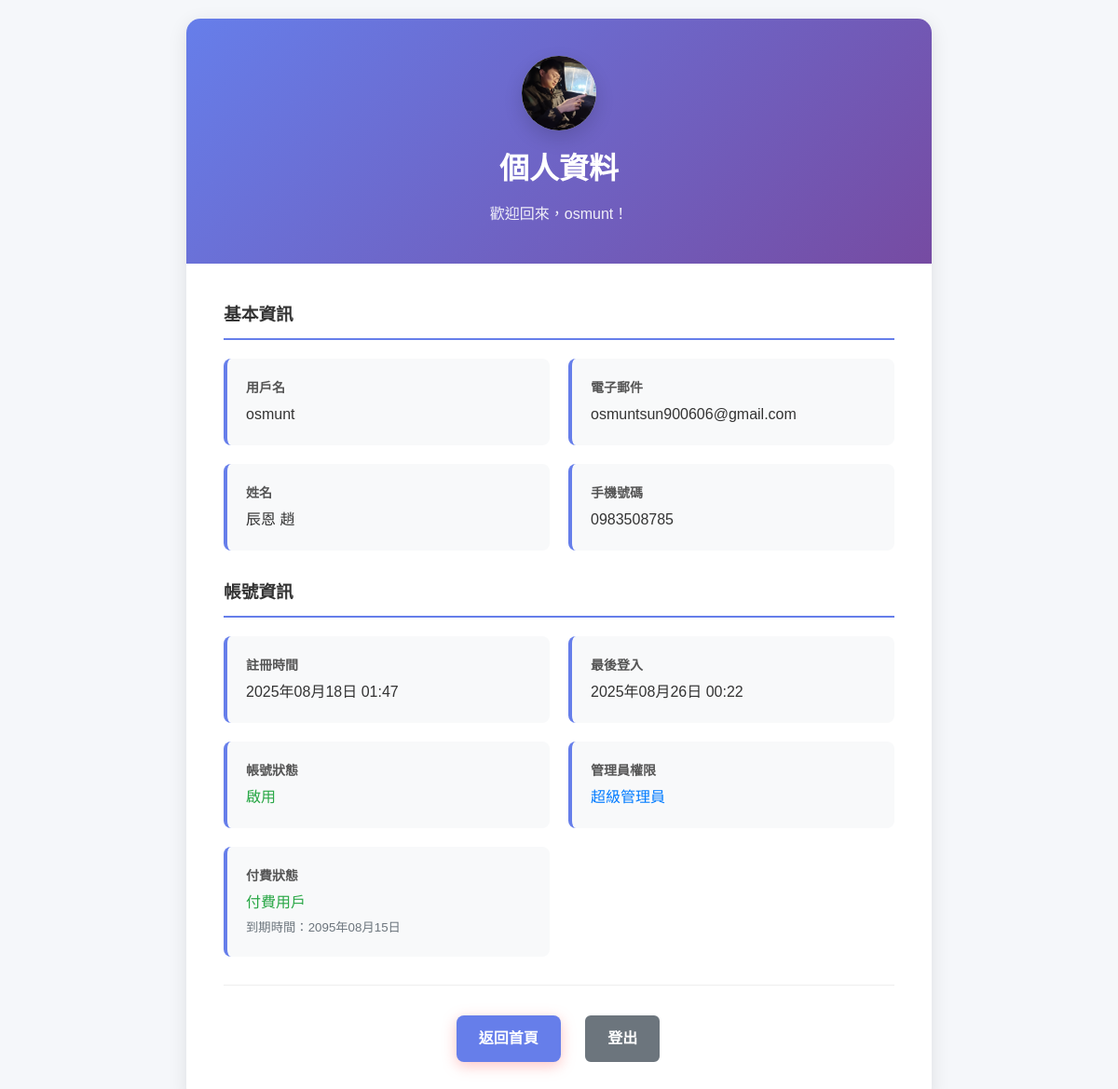
Page /accounts/profile/ (signed in) on the earlier database version.
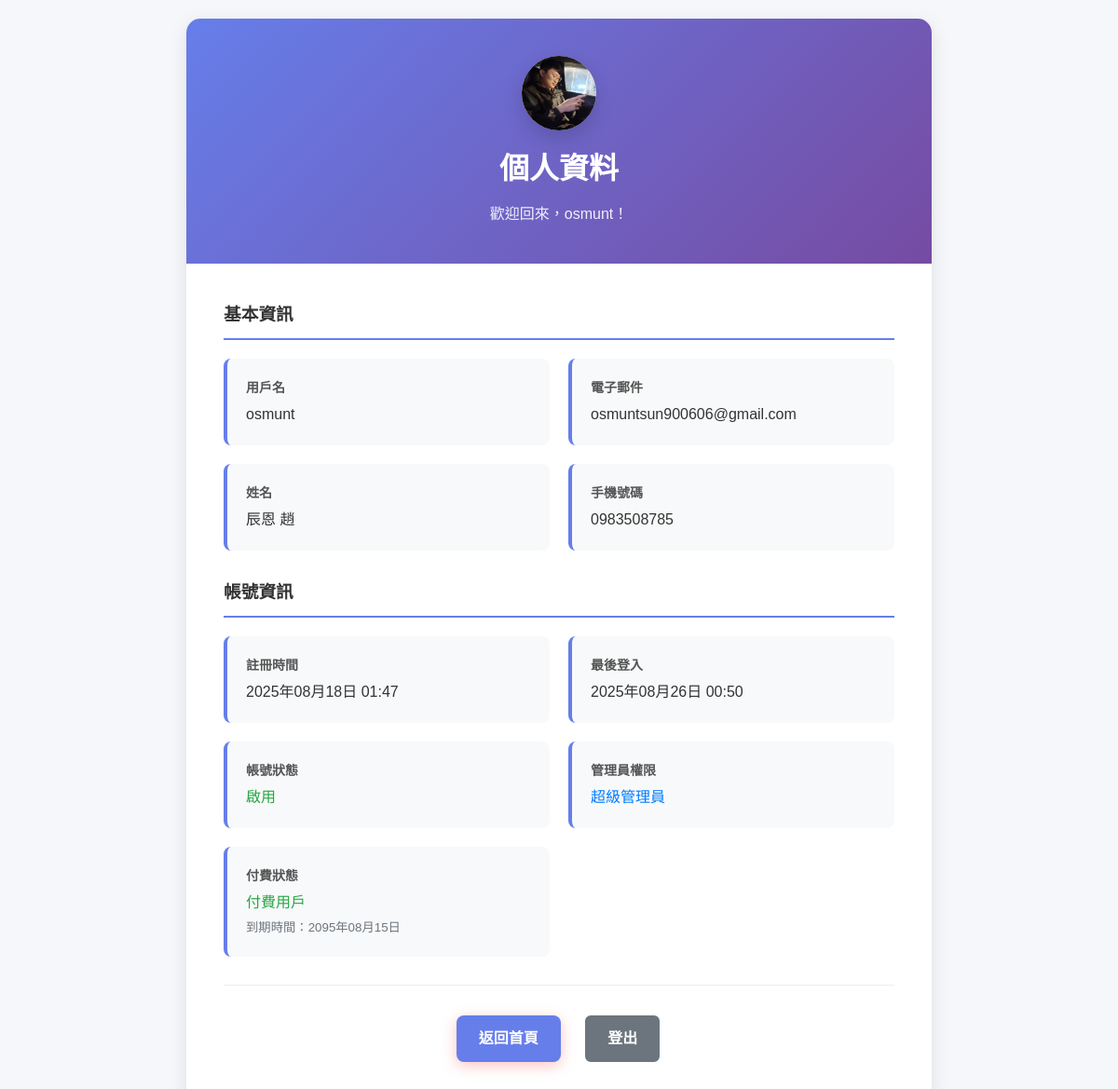
Same page on the later database version.
### Accounts/models.py (models this page shows, shortened)
class User(AbstractUser):
    email = models.EmailField(unique=True, verbose_name='電子郵件')
    phone = models.CharField(max_length=15, blank=True, null=True, verbose_name='手機號碼')
    avatar = models.ImageField(upload_to=avatar_upload_to, blank=True, null=True, verbose_name='頭像')
    bio = models.TextField(max_length=500, blank=True, null=True, verbose_name='個人簡介')
    is_premium = models.BooleanField(default=False, verbose_name='付費用戶')
    premium_expires_at = models.DateTimeField(blank=True, null=True, verbose_name='付費到期時間')
    date_joined = models.DateTimeField(default=timezone.now, verbose_name='註冊時間')
    last_login = models.DateTimeField(auto_now=True, verbose_name='最後登入')
    class Meta:
        verbose_name = '用戶'
        verbose_name_plural = '用戶'
    @property
    def is_premium_active(self):
        if not self.is_premium:
            return False
        if self.premium_expires_at and self.premium_expires_at < timezone.now():
            return False
        return True

### Accounts/views.py (the view)
# urls.py: path('profile/', views.profile, name='profile'),
@login_required
def profile(request):
    signer = TimestampSigner()
    avatar_url = None
    if request.user.avatar:
        token = signer.sign(f"{request.user.id}:{request.user.avatar.name}")
        avatar_url = reverse('Accounts:avatar', args=[request.user.id, token])
    return render(request, 'Accounts/profile.html', {
        'user': request.user,
        'avatar_url': avatar_url,
    })

### Accounts/templates/Accounts/profile.html (shortened to what the changed rows need)
{% load static %}
<!DOCTYPE html>
<html lang="zh-TW">
<head>
    <link rel="stylesheet" href="{% static 'home/css/home.css' %}">
    <link rel="stylesheet" href="{% static 'Accounts/css/profile.css' %}">
</head>
<body>
    <div class="profile-container">
        <div class="profile-card">
            <div class="profile-header">
                <div class="avatar-container">
                    {% if avatar_url %}
                        <img src="{{ avatar_url }}" alt="{{ user.username }} 的頭貼" class="avatar-image">
                    {% else %}
                        <div class="avatar-placeholder">?</div>
                    {% endif %}
                </div>
                <h1>個人資料</h1>
                <p>歡迎回來，{{ user.username }}！</p>
            </div>
            <div class="profile-content">
                <div class="profile-section">
                    <div class="profile-info">
                        <div class="info-item">
                            <div class="info-label">用戶名</div>
                            <div class="info-value">{{ user.username }}</div>
                        </div>
                        <div class="info-item">
                            <div class="info-label">電子郵件</div>
                            <div class="info-value">{{ user.email|default:"未設定" }}</div>
                        </div>
                        <div class="info-item">
                            <div class="info-label">姓名</div>
                            <div class="info-value">
                                {% if user.first_name or user.last_name %}
                                    {{ user.first_name }} {{ user.last_name }}
                                {% else %}
                                    未設定
                                {% endif %}
                            </div>
                        </div>
                        <div class="info-item">
                            <div class="info-label">手機號碼</div>
                            <div class="info-value">{{ user.phone|default:"未設定" }}</div>
                        </div>
                    </div>
                </div>
                <div class="profile-section">
                    <div class="profile-info">
                        <div class="info-item">
                            <div class="info-label">註冊時間</div>
                            <div class="info-value">{{ user.date_joined|date:"Y年m月d日 H:i" }}</div>
                        </div>
                        <div class="info-item">
                            <div class="info-label">最後登入</div>
                            <div class="info-value">{{ user.last_login|date:"Y年m月d日 H:i" }}</div>
                        </div>
                        <div class="info-item">
                            <div class="info-value">
                                {% if user.is_premium_active %}
                                    <span style="color: #28a745;">付費用戶</span>
                                    {% if user.premium_expires_at %}
                                        <br><small style="color: #6c757d;">到期時間：{{ user.premium_expires_at|date:"Y年m月d日" }}</small>
                                    {% endif %}
                                {% else %}
                                    <span style="color: #dc3545;">免費用戶</span>
                                    <br><small style="color: #6c757d;">升級後可使用爬蟲工具</small>
                                {% endif %}
                            </div>
                        </div>
                    </div>
                </div>
            </div>
        </div>
    </div>
</body>
</html>

Differences in the rows shown:
changed User "osmunt": last_login "2025年08月26日 00:22" → "2025年08月26日 00:50"
